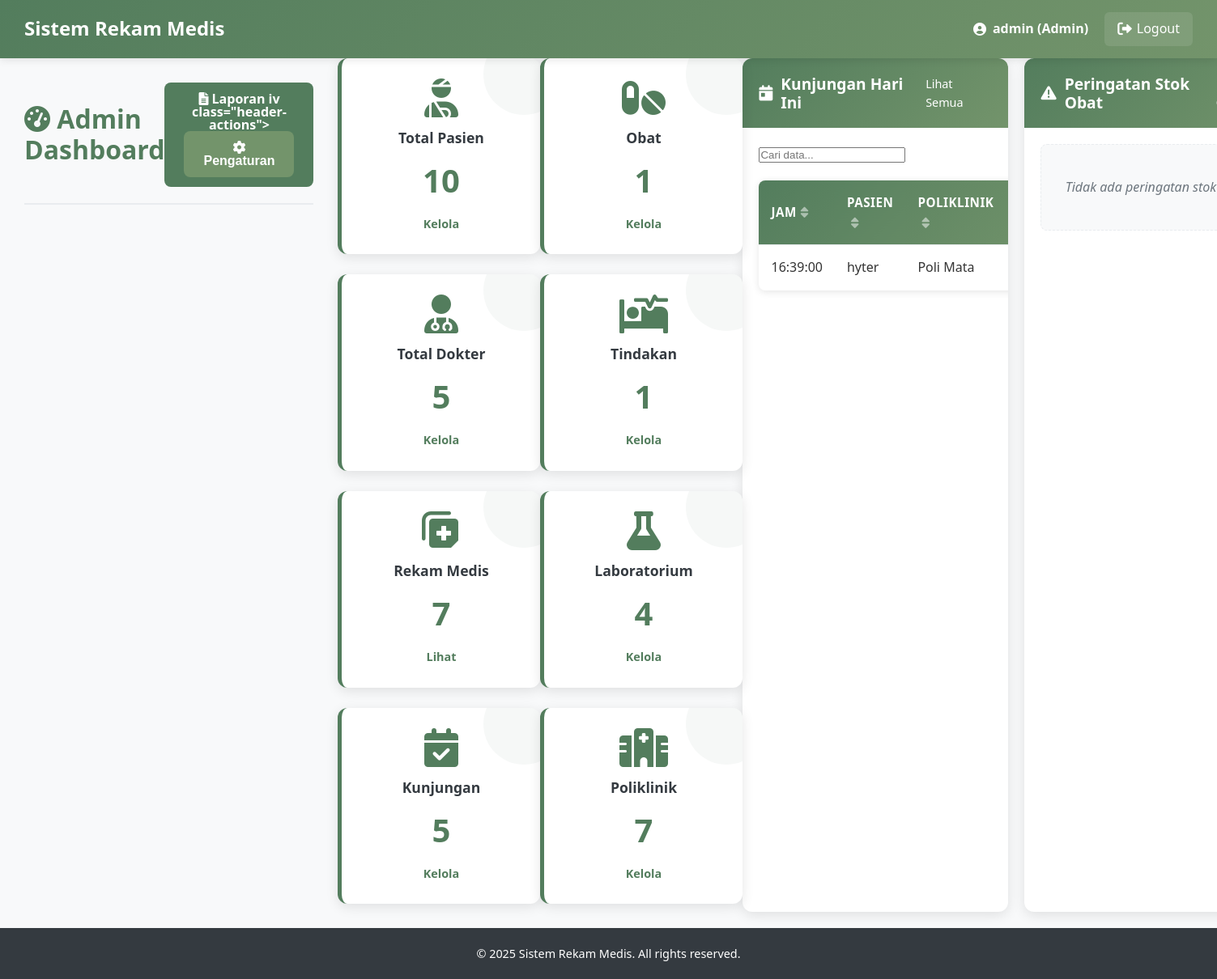
Screenshot of /medis_trysthan-main/Trys_Proj/admin/dashboard.php (signed in) with the database file from the repository.
### tables this page shows
CREATE TABLE `kunjungan` (
  `id_kunjungan` int(11) NOT NULL,
  `tgl_kunjungan` date NOT NULL,
  `id_pasien` int(11) DEFAULT NULL,
  `id_dokter` int(11) DEFAULT NULL,
  `id_poli` int(11) DEFAULT NULL,
  `jam_kunjungan` time DEFAULT NULL,
  `created_at` timestamp NOT NULL DEFAULT current_timestamp(),
  `updated_at` timestamp NOT NULL DEFAULT current_timestamp() ON UPDATE current_timestamp(),
  `keluhan` text DEFAULT NULL,
  `tindakan_resep` varchar(255) DEFAULT NULL,
  `petugas_medis` varchar(100) DEFAULT NULL,
  `status` enum('menunggu','sedang_diperiksa','selesai','batal') NOT NULL DEFAULT 'menunggu',
  `status_kunjungan` varchar(20) NOT NULL DEFAULT 'menunggu'
);

CREATE TABLE `pasien` (
  `id_pasien` int(11) NOT NULL,
  `no_rm` varchar(20) NOT NULL,
  `nm_pasien` varchar(100) NOT NULL,
  `tgl_lhr` date DEFAULT NULL,
  `alamat` text DEFAULT NULL,
  `telepon` varchar(15) DEFAULT NULL,
  `no_hp` varchar(15) DEFAULT NULL,
  `jenis_kelamin` enum('L','P') DEFAULT NULL,
  `nm_kk` varchar(100) DEFAULT NULL,
  `hub_kel` varchar(50) DEFAULT NULL,
  `id_user` int(11) DEFAULT NULL,
  `created_at` timestamp NOT NULL DEFAULT current_timestamp(),
  `updated_at` timestamp NOT NULL DEFAULT current_timestamp() ON UPDATE current_timestamp()
);

CREATE TABLE `poliklinik` (
  `id_poli` int(11) NOT NULL,
  `nm_poli` varchar(100) NOT NULL,
  `lokasi` varchar(100) DEFAULT NULL,
  `created_at` timestamp NOT NULL DEFAULT current_timestamp(),
  `updated_at` timestamp NOT NULL DEFAULT current_timestamp() ON UPDATE current_timestamp()
);

### medis_trysthan-main/Trys_Proj/includes/functions.php (called while the page is built, shortened)
<?php
function getCount($conn, $table) {
    $sql = "SELECT COUNT(*) as count FROM " . $conn->real_escape_string($table);
    $result = $conn->query($sql);
    if ($result) {
        $row = $result->fetch_assoc();
        return $row['count'] ?? 0;
    }
    return 0;
}
?>

### medis_trysthan-main/Trys_Proj/admin/dashboard.php (the view, shortened to what this page needs)
<?php
include '../config/database.php';
include '../includes/functions.php';
$page_title = "Admin Dashboard";
$total_patients = getCount($conn, "pasien");
$total_doctors = getCount($conn, "dokter");
$total_records = getCount($conn, "rekam_medis");
$total_visits = getCount($conn, "kunjungan");
$total_medicines = getCount($conn, "obat");
$total_treatments = getCount($conn, "tindakan");
$total_labs = getCount($conn, "laboratorium");
$total_polyclinics = getCount($conn, "poliklinik");
$today = date('Y-m-d');
$today_visits = $conn->query("
    SELECT k.id_kunjungan, k.jam_kunjungan, p.nm_pasien, pol.nm_poli, d.nm_dokter
    FROM kunjungan k
    JOIN pasien p ON k.id_pasien = p.id_pasien
    JOIN poliklinik pol ON k.id_poli = pol.id_poli
    LEFT JOIN dokter d ON d.id_poli = pol.id_poli
    WHERE k.tgl_kunjungan = '$today'
    ORDER BY k.jam_kunjungan
");
$medicine_alerts = $conn->query("
    SELECT id_obat, nm_obat, jml_obat, ukuran
    FROM obat
    WHERE jml_obat < 10
    ORDER BY jml_obat
");
?>
<!DOCTYPE html>
<html lang="en">
<head>
    <link rel="stylesheet" href="../css/style.css">
    <link rel="stylesheet" href="https://cdnjs.cloudflare.com/ajax/libs/font-awesome/6.0.0-beta3/css/all.min.css">
</head>
<body>
    <?php include '../includes/header.php'; ?>
    <div class="container">
            <?php include 'sidebar.php'; ?>
        <div class="content">
            <div class="content-header">
                <h2><i class="fas fa-tachometer-alt"></i> <?php echo $page_title; ?></h2>
                <d <button class="btn btn-primary" onclick="window.location.href='reports.php'">
                        <i class="fas fa-file-alt"></i> Laporan
                    </button>iv class="header-actions">
                    <button class="btn btn-secondary" onclick="window.location.href='settings.php'">
                        <i class="fas fa-cog"></i> Pengaturan
                    </button>
                </div>
            </div>
            <div class="dashboard-stats">
                <div class="stat-card">
                    <i class="fas fa-user-injured"></i>
                    <h3>Total Pasien</h3>
                    <p><?php echo $total_patients; ?></p>
                    <a href="patients.php" class="stat-link">Kelola</a>
                </div>
                <div class="stat-card">
                    <i class="fas fa-user-md"></i>
                    <h3>Total Dokter</h3>
                    <p><?php echo $total_doctors; ?></p>
                    <a href="doctors.php" class="stat-link">Kelola</a>
                </div>
                <div class="stat-card">
                    <i class="fas fa-notes-medical"></i>
                    <h3>Rekam Medis</h3>
                    <p><?php echo $total_records; ?></p>
                    <a href="medical_records.php" class="stat-link">Lihat</a>
                </div>
                <div class="stat-card">
                    <i class="fas fa-calendar-check"></i>
                    <h3>Kunjungan</h3>
                    <p><?php echo $total_visits; ?></p>
                    <a href="visits.php" class="stat-link">Kelola</a>
                </div>
            </div>
            <div class="dashboard-stats">
                <div class="stat-card">
                    <i class="fas fa-pills"></i>
                    <h3>Obat</h3>
                    <p><?php echo $total_medicines; ?></p>
                    <a href="medicines.php" class="stat-link">Kelola</a>
                </div>
                <div class="stat-card">
                    <i class="fas fa-procedures"></i>
                    <h3>Tindakan</h3>
                    <p><?php echo $total_treatments; ?></p>
                    <a href="treatments.php" class="stat-link">Kelola</a>
                </div>
                <div class="stat-card">
                    <i class="fas fa-flask"></i>
                    <h3>Laboratorium</h3>
                    <p><?php echo $total_labs; ?></p>
                    <a href="laboratory.php" class="stat-link">Kelola</a>
                </div>
                <div class="stat-card">
                    <i class="fas fa-hospital"></i>
                    <h3>Poliklinik</h3>
                    <p><?php echo $total_polyclinics; ?></p>
                    <a href="polyclinics.php" class="stat-link">Kelola</a>
                </div>
            </div>
            <div class="dashboard-row">
                <div class="dashboard-card">
                    <div class="card-header">
                        <h3><i class="fas fa-calendar-day"></i> Kunjungan Hari Ini</h3>
                        <a href="visits.php" class="card-link">Lihat Semua</a>
                    </div>
                    <div class="card-body">
                        <?php if ($today_visits->num_rows > 0): ?>
                        <table class="data-table">
                            <thead>
                                <tr>
                                    <th>Jam</th>
                                    <th>Pasien</th>
                                    <th>Poliklinik</th>
                                    <th>Dokter</th>
                                </tr>
                            </thead>
                            <tbody>
                                <?php while ($visit = $today_visits->fetch_assoc()): ?>
                                <tr>
                                    <td><?php echo $visit['jam_kunjungan']; ?></td>
                                    <td><?php echo $visit['nm_pasien']; ?></td>
                                    <td><?php echo $visit['nm_poli']; ?></td>
                                    <td><?php echo $visit['nm_dokter'] ?? 'Belum ditentukan'; ?></td>
                                </tr>
                                <?php endwhile; ?>
                            </tbody>
                        </table>
                        <?php else: ?>
                        <p class="no-data">Tidak ada kunjungan untuk hari ini.</p>
                        <?php endif; ?>
                    </div>
                </div>
                <div class="dashboard-card">
                    <div class="card-header">
                        <h3><i class="fas fa-exclamation-triangle"></i> Peringatan Stok Obat</h3>
                    </div>
                    <div class="card-body">
                        <?php if ($medicine_alerts->num_rows > 0): ?>
                        <table class="data-table">
                            <thead>
                                <tr>
                                    <th>Nama Obat</th>
                                    <th>Ukuran</th>
                                    <th>Stok</th>
                                    <th>Status</th>
                                </tr>
                            </thead>
                            <tbody>
                                <?php while ($medicine = $medicine_alerts->fetch_assoc()): ?>
                                <tr>
                                    <td><?php echo $medicine['nm_obat']; ?></td>
                                    <td><?php echo $medicine['ukuran']; ?></td>
                                    <td><?php echo $medicine['jml_obat']; ?></td>
                                    <td>
                                        <?php if ($medicine['jml_obat'] <= 5): ?>
                                        <span class="badge badge-danger">Kritis</span>
                                        <?php else: ?>
                                        <span class="badge badge-warning">Rendah</span>
                                        <?php endif; ?>
                                    </td>
                                </tr>
                                <?php endwhile; ?>
                            </tbody>
                        </table>
                        <?php else: ?>
                        <p class="no-data">Tidak ada peringatan stok obat.</p>
                        <?php endif; ?>
                    </div>
                </div>
            </div>
        </div>
    <?php include '../includes/footer.php'; ?>
</body>
</html>

### medis_trysthan-main/Trys_Proj/css/style.css (style rules this page uses)
* { margin: 0; padding: 0; box-sizing: border-box; }
body { font-family: "Segoe UI", Tahoma, Geneva, Verdana, sans-serif; line-height: 1.6; color: #333; background-color: #f8f9fa; }
:root { --primary-color: #537d5d; --primary-dark: #3e5e45; --primary-light: #6a9975; --secondary-color: #73946b; --secondary-dark: #5a7553; --secondary-light: #8bac83; --accent-color: #9ebc8a; --accent-dark: #85a371; --accent-light: #b7d5a3; --light-color: #d2d0a0; --light-dark: #b9b787; --light-light: #ebe9b9; --white: #ffffff; --off-white: #f9f9f9; --gray-light: #f8f9fa; --gray-medium: #6c757d; --gray-dark: #343a40; --success: #28a745; --success-dark: #1e7e34; --danger: #dc3545; --danger-dark: #bd2130; --warning: #ffc107; --warning-dark: #d39e00; --info: #17a2b8; --info-dark: #117a8b; }
h1, h2, h3, h4, h5, h6 { font-weight: 700; line-height: 1.2; margin-bottom: 0.5em; color: var(--gray-dark); }
h2 { font-size: 2rem; }
h3 { font-size: 1.75rem; }
p { margin-bottom: 1rem; }
a { color: var(--primary-color); text-decoration: none; transition: color 0.3s ease; }
.btn { display: inline-block; padding: 12px 24px; border: none; border-radius: 8px; font-size: 1rem; font-weight: 600; text-decoration: none; text-align: center; cursor: pointer; transition: all 0.3s ease; line-height: 1; position: relative; overflow: hidden; }
.btn::after { content: ""; position: absolute; top: 50%; left: 50%; width: 5px; height: 5px; background: rgba(255, 255, 255, 0.5); opacity: 0; border-radius: 100%; transform: scale(1, 1) translate(-50%); transform-origin: 50% 50%; }
.btn-primary { background-color: var(--primary-color); color: var(--white); }
.btn-secondary { background-color: var(--secondary-color); color: var(--white); }
.container { display: flex; min-height: calc(100vh - 70px); }
.content { flex: 1; padding: 30px; background-color: var(--gray-light); min-height: calc(100vh - 70px); }
.content-header { display: flex; justify-content: space-between; align-items: center; margin-bottom: 30px; padding-bottom: 20px; border-bottom: 2px solid #e9ecef; }
.content-header h2 { color: var(--primary-color); font-size: 2rem; font-weight: 700; margin: 0; }
.card-header { background: linear-gradient(135deg, var(--primary-color), var(--secondary-color)); color: var(--white); padding: 20px 25px; border-bottom: none; display: flex; justify-content: space-between; align-items: center; }
.card-header h3 { font-size: 1.3rem; font-weight: 600; margin: 0; color: var(--white); }
.card-body { padding: 25px; }
.dashboard-stats { display: grid; grid-template-columns: repeat(auto-fit, minmax(250px, 1fr)); gap: 25px; margin-bottom: 30px; }
.stat-card { background: var(--white); padding: 25px; border-radius: 12px; box-shadow: 0 4px 15px rgba(0, 0, 0, 0.1); text-align: center; border-left: 5px solid var(--primary-color); transition: transform 0.3s ease, box-shadow 0.3s ease; position: relative; overflow: hidden; }
.stat-card::before { content: ""; position: absolute; top: 0; right: 0; width: 100px; height: 100px; background: var(--primary-color); opacity: 0.05; border-radius: 50%; transform: translate(30%, -30%); }
.stat-card i { font-size: 3rem; color: var(--primary-color); margin-bottom: 15px; }
.stat-card h3 { color: var(--gray-dark); font-size: 1.1rem; margin-bottom: 10px; }
.stat-card p { font-size: 2.5rem; font-weight: 700; color: var(--primary-color); margin: 0; }
.data-table { width: 100%; border-collapse: collapse; background: var(--white); border-radius: 8px; overflow: hidden; box-shadow: 0 2px 10px rgba(0, 0, 0, 0.1); }
.data-table thead { background: linear-gradient(135deg, var(--primary-color), var(--secondary-color)); color: var(--white); }
.data-table th, .data-table td { padding: 15px; text-align: left; border-bottom: 1px solid #e9ecef; }
.data-table th { font-weight: 600; font-size: 0.95rem; text-transform: uppercase; letter-spacing: 0.5px; }
.data-table tbody tr { transition: background-color 0.3s ease; }
.data-table tbody tr:last-child td { border-bottom: none; }
.no-data { text-align: center; color: var(--gray-medium); font-style: italic; padding: 40px 20px; background-color: var(--gray-light); border-radius: 8px; border: 1px dashed #e9ecef; }

### rows the page displays
kunjungan: jam_kunjungan "16:39:00", id_pasien.nm_pasien "hyter", id_poli.nm_poli "Poli Mata"

### other values shown
$_SESSION['username'] "admin"
$_SESSION['role'] "Admin"
$page_title "Admin Dashboard"
$total_patients "10"
$total_doctors "5"
$total_records "7"
$total_visits "5"
$total_medicines "1"
$total_treatments "1"
$total_labs "4"
$total_polyclinics "7"
